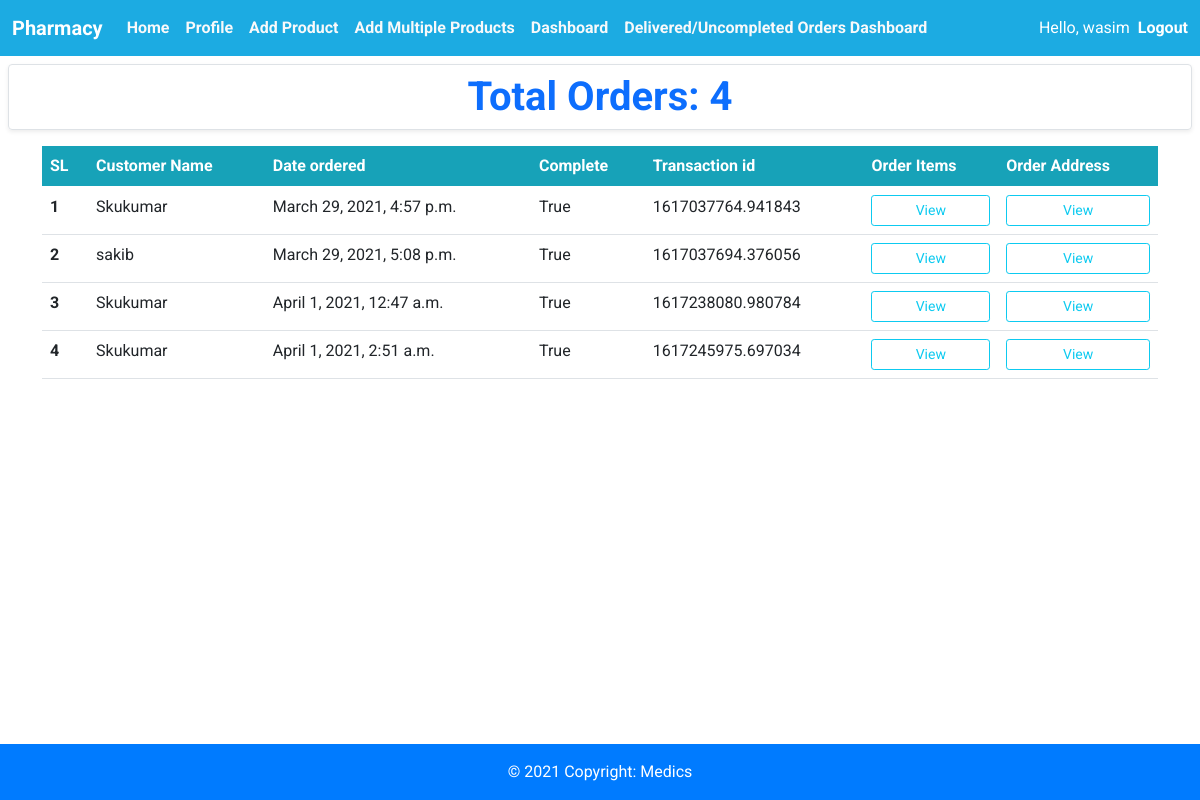
Page /pharmacy/delivereddashboard (signed in) on the committed database.
### pharmacy/models.py (models this page shows, shortened)
class Order(models.Model):
    customer = models.ForeignKey(
        Customer, on_delete=models.SET_NULL, null=True, blank=True)
    shop = models.ForeignKey(
        Pharmacy, on_delete=models.CASCADE, null=True, blank=True, default="")
    date_ordered = models.DateTimeField(auto_now_add=True)
    complete = models.BooleanField(default=False)
    transaction_id = models.CharField(max_length=100, null=True)
    delivary_status = models.BooleanField(default=False)

class Customer(models.Model):
    user = models.OneToOneField(
        User, null=True, blank=True, on_delete=models.CASCADE)
    name = models.CharField(default='', max_length=200, null=True, blank=True)
    email = models.CharField(default='', blank=True, max_length=200, null=True)
    phone = models.CharField(default='', blank=True, max_length=200, null=True)
    profile_pic = models.ImageField(
        default="profile1.png", null=True, blank=True)
    date_created = models.DateTimeField(auto_now_add=True, null=True)
    def __str__(self):
        return self.name

### pharmacy/views.py (the view)
def pharmacyDeliveredDashboard(request):
    user = request.user
    print(user)
    pharmecy = Pharmacy.objects.get(user=user)
    print(pharmecy)
    orders = Order.objects.filter(shop=pharmecy)
    orders = orders.filter(delivary_status=True)
    total = orders.count()
    context = {'user': user, 'orders': orders, 'total': total}
    return render(request, 'pharmacy/pharmacyDeliveredDashboard.html', context)

### pharmacy/models.py (called while the page is built)
    def __str__(self):
        return self.shop_name

### pharmacy/templates/pharmacy/pharmacyDeliveredDashboard.html
{%extends 'pharmacy/pharmacyBase.html'%}
{%block content%}
<h1 class="text-center border rounded m-2 shadow-sm fw-bold py-2 text-primary ">Total Orders:
    <span>{{total}}</span>
</h1>
<div class="container mt-3 .list">
    <table class="table">
        <thead>
            <tr class="table " style=" background-color:#17A2B8; color:white;  ">
                <th scope="col">SL</th>
                <th scope="col">Customer Name</th>
                <th scope="col">Date ordered</th>
                <th scope="col">Complete</th>
                <th scope="col">Transaction id</th>
                <th scope="col">Order Items</th>
                <th scope="col">Order Address</th>
            </tr>
        </thead>
        <tbody>
            {% for order in orders %}
            <tr>
                <th scope="row">{{forloop.counter}}</th>
                <td>{{order.customer}}</td>
                <td>{{order.date_ordered}}</td>
                <td>{{order.complete}}</td>
                <td>{{order.transaction_id}}</td>
                <td><a style="width:100%;" class="btn btn-sm btn-outline-info "
                        href="{%url 'pharmacy_dashboard_order_items' order.id %}">View</a></td>
                <td><a style="width:100%;" class="btn btn-sm btn-outline-info "
                        href="{%url 'pharmacy_dashboard_order_address' order.id %}">View</a></td>
            </tr>
            {%endfor%}
        </tbody>
    </table>
</div>
{%endblock%}

### pharmacy/templates/pharmacy/pharmacyNavbar.html (shortened to what this page needs)
<nav class="navbar navbar-expand-lg navbar-dark " style="background-color: #1CABE2;">
    <div class="container-fluid">
        <a class="navbar-brand fw-bold" href="#">Pharmacy</a>
        <div class="collapse navbar-collapse" id="navbarSupportedContent">
            <ul class="navbar-nav me-auto mb-2 mb-lg-0">
                <li class="nav-item">
                    <a class="nav-link fw-bold text-light" href="{% url 'pharmacy_home'%}">Home</a>
                </li>
                <li class="nav-item">
                    <a class="nav-link fw-bold text-light" href="{% url 'pharmacy_Profile'%}">Profile</a>
                </li>
                <li class="nav-item">
                    <a class="nav-link fw-bold text-light" href="{% url 'pharmacy_addproduct'%}">Add Product</a>
                </li>
                <li class="nav-item">
                    <a class="nav-link fw-bold text-light" href="{% url 'pharmacy_add_multi_product'%}">Add Multiple
                        Products</a>
                </li>
                <li class="nav-item">
                    <a class="nav-link fw-bold text-light" href="{% url 'pharmacy_dashboard' %}">Dashboard</a>
                </li>
                <li class="nav-item">
                    <a class="nav-link fw-bold text-light"
                        href="{% url 'pharmacy_delivered_dashboard' %}">Delivered/Uncompleted
                        Orders
                        Dashboard</a>
                </li>
            </ul>
            <div class="d-flex">
                <span class="hello-msg text-white">Hello, {{request.user}}</span>
                <span><a class="fw-bold hello-msg text-white  ms-2 text-decoration-none"
                        href="{% url 'pharmacy_logout' %}">Logout</a></span>
            </div>
        </div>
</nav>

### pharmacy/templates/pharmacy/pharmacyBase.html (style rules this page uses)
html, body { font-family: 'Roboto', sans-serif; }

### rows in the picture
Order: customer "Skukumar", date_ordered "March 29, 2021, 4:57 p.m.", complete "True", transaction_id "1617037764.941843"
Order: customer "sakib", date_ordered "March 29, 2021, 5:08 p.m.", complete "True", transaction_id "1617037694.376056"
Order: customer "Skukumar", date_ordered "April 1, 2021, 12:47 a.m.", complete "True", transaction_id "1617238080.980784"
Order: customer "Skukumar", date_ordered "April 1, 2021, 2:51 a.m.", complete "True", transaction_id "1617245975.697034"

### other values in the picture
{{ request.user }} "wasim"
{{ total }} "4"
